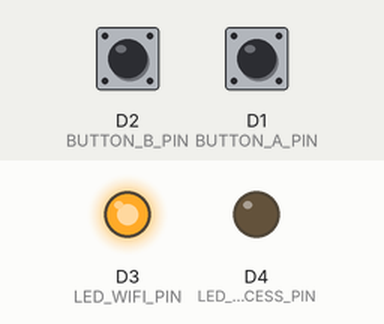
Recording of a sketch running on a simulated ESP8266 (NodeMCU). Parts: output pins drawn as LEDs (lit = HIGH). Inputs (shaded band) come from the test bench; at power-on: D2 (BUTTON_B_PIN) HIGH, D1 (BUTTON_A_PIN) HIGH. WiFi joins after 1.5 s; servers stay silent unless stated; uploads are accepted with an empty reply; what the sketch prints to the serial monitor is not drawn.

Above: at 2.8 s.
2.9 s: D2 (BUTTON_B_PIN) pulled LOW for 0.15 s
At 3.3 s:
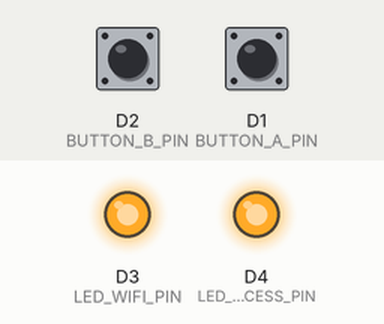
5.3 s: D1 (BUTTON_A_PIN) pulled LOW for 1 s
8.3 s: D1 (BUTTON_A_PIN) pulled LOW for 3.2 s
At 12.8 s:
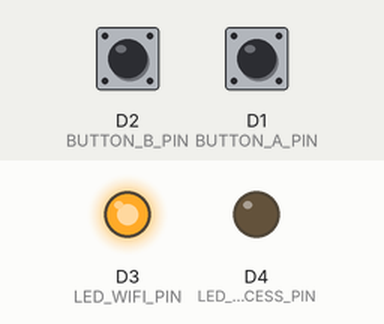
13.0 s: D2 (BUTTON_B_PIN) pulled LOW for 1 s
Timing chart, 0 to 16.4 s (numbered marks = the images above; inputs shaded):
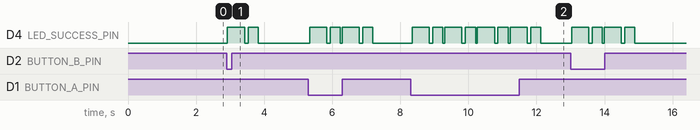

Measured:
- after the input at 2.9 s, D4 (LED_SUCCESS_PIN): LOW → HIGH at once, → LOW 0.50 s later, → HIGH 0.10 s later, → LOW 0.30 s later
- after the input at 8.3 s, D4 (LED_SUCCESS_PIN): LOW → HIGH after 0.05 s, then repeats every 0.96 s: LOW 0.10 s, HIGH 0.30 s, LOW 0.05 s, HIGH 0.50 s

The sketch:

esp8266_queue_client.ino
```cpp
#include <ESP8266WiFi.h>
#include <ESP8266HTTPClient.h>
#include <WiFiClient.h>
#include <WiFiClientSecure.h>

// Function prototypes
void connectToWiFi();
void checkWiFiHealth();
bool sendRequestReliable(const char* endpoint, const char* queueType);
void getQueueStatus();

// WiFi credentials
const char* ssid = "Meters";
const char* password = "m373ring";

// Server configuration
const char* serverURL = "https://queueingsystem-kappa.vercel.app";
const char* regularEndpoint = "/api/regular";
const char* seniorEndpoint = "/api/senior";

// Reliability settings - OPTIMIZED FOR STABILITY
const int MAX_RETRIES = 3;
const int RETRY_DELAY = 1000; // Stable 1 second delay
const int HTTP_TIMEOUT = 10000; // Longer timeout for stability
const int CONNECTION_TIMEOUT = 8000; // Longer connection timeout

// Button pins
const int BUTTON_A_PIN = D1;  // Regular Queue button
const int BUTTON_B_PIN = D2;  // Senior/PWD Queue button

// LED pins (optional status indicators)
const int LED_WIFI_PIN = D3;    // WiFi status LED
const int LED_SUCCESS_PIN = D4; // Success indicator LED

// Button debouncing
unsigned long lastButtonAPress = 0;
unsigned long lastButtonBPress = 0;
const unsigned long debounceDelay = 500; // Stable 500ms debounce

// WiFi status management
bool wifiConnected = false;
unsigned long lastWiFiCheck = 0;
const unsigned long wifiCheckInterval = 10000; // Check every 10s

void setup() {
  Serial.begin(115200);
  delay(100);

  Serial.println();
  Serial.println("ESP8266 Stable Synchronous Queue System Starting...");

  // Configure WiFi for better reliability
  WiFi.mode(WIFI_STA);
  WiFi.setAutoReconnect(true);
  WiFi.persistent(true);

  // Initialize pins
  pinMode(BUTTON_A_PIN, INPUT_PULLUP);
  pinMode(BUTTON_B_PIN, INPUT_PULLUP);
  pinMode(LED_WIFI_PIN, OUTPUT);
  pinMode(LED_SUCCESS_PIN, OUTPUT);

  // Turn off LEDs initially
  digitalWrite(LED_WIFI_PIN, LOW);
  digitalWrite(LED_SUCCESS_PIN, LOW);

  // Connect to WiFi
  connectToWiFi();

  Serial.println("System ready!");
  Serial.println("Button A (D1) -> Regular Queue");
  Serial.println("Button B (D2) -> Senior/PWD Queue");
  Serial.println("Synchronous mode: Stable and reliable operation!");
}

void loop() {
  // Periodic WiFi health check
  unsigned long currentTime = millis();
  if (currentTime - lastWiFiCheck > wifiCheckInterval) {
    lastWiFiCheck = currentTime;
    checkWiFiHealth();
  }

  // Check Button A (Regular Queue) - SYNCHRONOUS
  if (digitalRead(BUTTON_A_PIN) == LOW) {
    if (currentTime - lastButtonAPress > debounceDelay) {
      lastButtonAPress = currentTime;
      Serial.println("Button A pressed - Regular Queue");

      // Send request immediately (synchronous)
      if (sendRequestReliable(regularEndpoint, "Regular")) {
        Serial.println("✓ Regular queue request completed!");
      } else {
        Serial.println("✗ Regular queue request failed!");
      }
    }
  }

  // Check Button B (Senior/PWD Queue) - SYNCHRONOUS
  if (digitalRead(BUTTON_B_PIN) == LOW) {
    if (currentTime - lastButtonBPress > debounceDelay) {
      lastButtonBPress = currentTime;
      Serial.println("Button B pressed - Senior/PWD Queue");

      // Send request immediately (synchronous)
      if (sendRequestReliable(seniorEndpoint, "Senior/PWD")) {
        Serial.println("✓ Senior/PWD queue request completed!");
      } else {
        Serial.println("✗ Senior/PWD queue request failed!");
      }
    }
  }

  delay(50); // Standard loop delay
}

void connectToWiFi() {
  WiFi.begin(ssid, password);
  Serial.print("Connecting to WiFi");

  int attempts = 0;
  while (WiFi.status() != WL_CONNECTED && attempts < 30) { // More attempts
    delay(500);
    Serial.print(".");
    attempts++;
  }

  if (WiFi.status() == WL_CONNECTED) {
    Serial.println();
    Serial.println("WiFi connected successfully!");
    Serial.print("IP address: ");
    Serial.println(WiFi.localIP());
    Serial.print("Signal strength: ");
    Serial.print(WiFi.RSSI());
    Serial.println(" dBm");
    digitalWrite(LED_WIFI_PIN, HIGH);
    wifiConnected = true;
  } else {
    Serial.println();
    Serial.println("Failed to connect to WiFi. Will retry later...");
    digitalWrite(LED_WIFI_PIN, LOW);
    wifiConnected = false;
  }
}

void checkWiFiHealth() {
  if (WiFi.status() != WL_CONNECTED) {
    wifiConnected = false;
    digitalWrite(LED_WIFI_PIN, LOW);
    Serial.println("WiFi health check failed. Reconnecting...");
    connectToWiFi();
  } else if (!wifiConnected) {
    wifiConnected = true;
    digitalWrite(LED_WIFI_PIN, HIGH);
    Serial.println("WiFi health check passed!");
  }

  // Check signal strength
  int rssi = WiFi.RSSI();
  if (rssi < -80) {
    Serial.print("Warning: Weak WiFi signal: ");
    Serial.print(rssi);
    Serial.println(" dBm");
  }
}

bool sendRequestReliable(const char* endpoint, const char* queueType) {
  if (WiFi.status() != WL_CONNECTED) {
    Serial.println("WiFi not connected. Cannot send request.");
    return false;
  }

  String url = String(serverURL) + String(endpoint);
  Serial.print("Sending stable request to: ");
  Serial.println(url);

  // LED indication
  digitalWrite(LED_SUCCESS_PIN, HIGH);

  // Try multiple times with stable delays
  for (int attempt = 1; attempt <= MAX_RETRIES; attempt++) {
    Serial.print("Attempt ");
    Serial.print(attempt);
    Serial.print(" of ");
    Serial.println(MAX_RETRIES);

    WiFiClientSecure client;
    client.setInsecure(); // For HTTPS without certificate validation
    client.setTimeout(CONNECTION_TIMEOUT);

    HTTPClient http;
    http.begin(client, url);
    http.setTimeout(HTTP_TIMEOUT);
    http.addHeader("Content-Type", "application/json");
    http.addHeader("User-Agent", "ESP8266-QueueSystem/1.0");
    http.addHeader("Connection", "close");

    int httpResponseCode = http.POST("{}");

    if (httpResponseCode > 0) {
      String response = http.getString();
      Serial.print("HTTP Response code: ");
      Serial.println(httpResponseCode);

      if (httpResponseCode == 200) {
        Serial.print("✓ ");
        Serial.print(queueType);
        Serial.println(" queue incremented successfully!");
        Serial.print("Response: ");
        Serial.println(response);

        // Success LED indication - simple and stable
        digitalWrite(LED_SUCCESS_PIN, HIGH);
        delay(300);
        digitalWrite(LED_SUCCESS_PIN, LOW);
        delay(100);
        digitalWrite(LED_SUCCESS_PIN, HIGH);
        delay(300);
        digitalWrite(LED_SUCCESS_PIN, LOW);

        http.end();
        client.stop();
        return true; // Success!
      }
    } else {
      Serial.print("✗ HTTP Error: ");
      Serial.println(httpResponseCode);

      // Print specific error meanings
      switch(httpResponseCode) {
        case -1: Serial.println("  Connection failed"); break;
        case -2: Serial.println("  Send header failed"); break;
        case -3: Serial.println("  Send payload failed"); break;
        case -4: Serial.println("  Not connected"); break;
        case -5: Serial.println("  Connection lost"); break;
        case -6: Serial.println("  No stream"); break;
        case -7: Serial.println("  No HTTP server"); break;
        case -8: Serial.println("  Too less RAM"); break;
        case -9: Serial.println("  Encoding"); break;
        case -10: Serial.println("  Stream write"); break;
        case -11: Serial.println("  Read timeout"); break;
        default: Serial.println("  Unknown error"); break;
      }
    }

    http.end();
    client.stop();

    // Stable retry delay (only if not last attempt)
    if (attempt < MAX_RETRIES) {
      Serial.print("Retrying in ");
      Serial.print(RETRY_DELAY);
      Serial.println("ms...");
      delay(RETRY_DELAY);

      // Check WiFi before retry
      if (WiFi.status() != WL_CONNECTED) {
        Serial.println("WiFi lost during retry. Reconnecting...");
        connectToWiFi();
        if (WiFi.status() != WL_CONNECTED) {
          break; // Exit retry loop if WiFi fails
        }
      }
    }
  }

  // All attempts failed
  Serial.print("✗ Failed to send ");
  Serial.print(queueType);
  Serial.println(" request after all retries");
  digitalWrite(LED_SUCCESS_PIN, LOW);
  return false;
}

// Function to get current queue status (optional)
void getQueueStatus() {
  if (WiFi.status() != WL_CONNECTED) {
    Serial.println("WiFi not connected. Cannot get queue status.");
    return;
  }

  WiFiClient client;
  HTTPClient http;

  String url = String(serverURL) + "/api/queue";

  http.begin(client, url);

  int httpResponseCode = http.GET();

  if (httpResponseCode > 0) {
    String response = http.getString();
    Serial.print("Queue Status: ");
    Serial.println(response);
  } else {
    Serial.print("Error getting queue status: ");
    Serial.println(httpResponseCode);
  }

  http.end();
}
```
